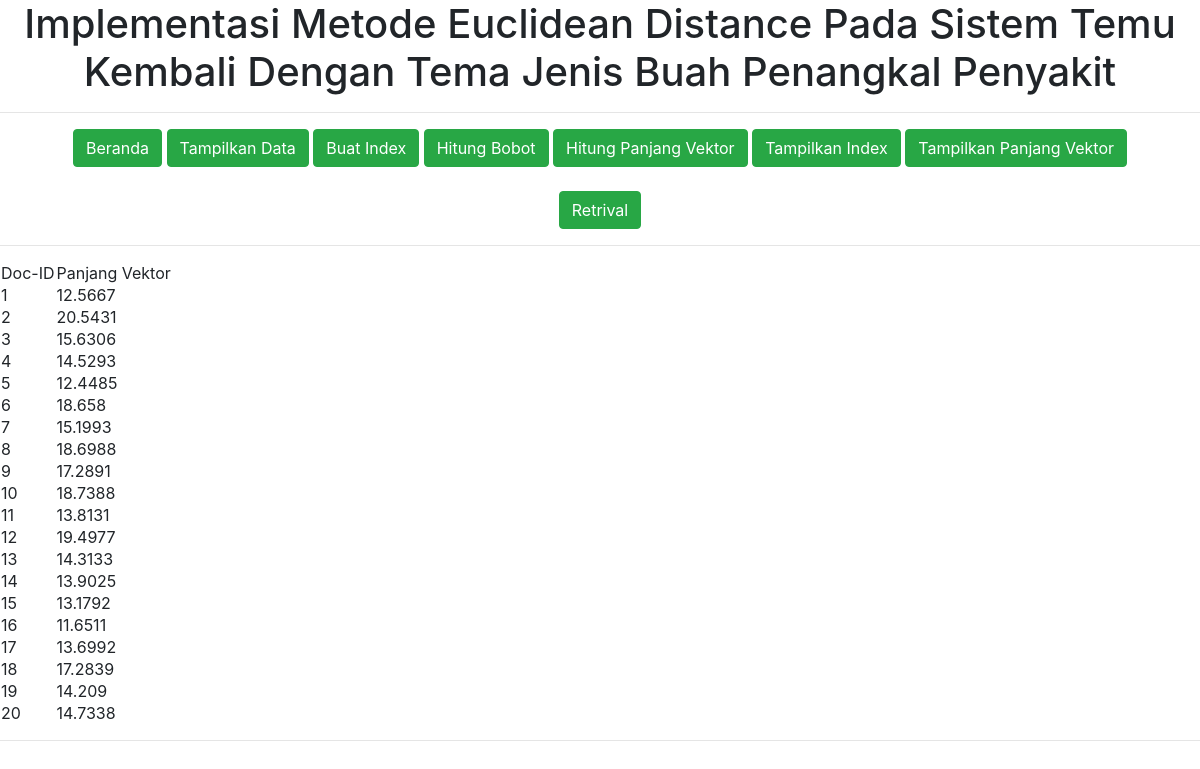
Page /index.php?act=showvektor on the committed database.
### tables this page shows
CREATE TABLE `tbvektor` (
  `DocId` int(11) NOT NULL,
  `Panjang` float NOT NULL
);

### index.php (the view, shortened to what this page needs)
<head>
    <link href="css/bootstrap.min.css" rel="stylesheet">
</head>
<body>
<h1 align=center>Implementasi Metode Euclidean Distance Pada Sistem Temu Kembali Dengan Tema Jenis Buah Penangkal Penyakit</h1>
<hr>
<div align=center>
<div class="container">
<a href="index.php" class="btn btn-success">Beranda</a>
<a href="index.php?act=corpus" class="btn btn-success">Tampilkan Data</a>
<a href="index.php?act=indexing" class="btn btn-success">Buat Index</a>
<a href="index.php?act=bobot" class="btn btn-success">Hitung Bobot</a>
<a href="index.php?act=panjangvektor" class="btn btn-success">Hitung Panjang Vektor</a>
<a href="index.php?act=showindex" class="btn btn-success">Tampilkan Index</a>
<a href="index.php?act=showvektor" class="btn btn-success">Tampilkan Panjang Vektor</a>
<br/>
<br/>
<a href="index.php?act=retrieve" class="btn btn-success">Retrival</a>
</div>
</div>
<hr />
<?php
include 'fungsi.php';
$apa = @$_GET["act"];
if ($apa == "corpus") {
	$result = mysqli_query($con,"SELECT * FROM tbberita ORDER BY Id");
	while($row = mysqli_fetch_array($result)) {
		echo $row['Id'] . ". <font color =blue>" . $row['Judul'] . "</font><br />" . $row['Berita'];
		echo "<hr />";
	}
}
else if ($apa == "indexing") {
	buatindex();
	print("<hr />");
}
else if ($apa == "bobot") {
	hitungbobot();
	print("<hr />");
}
else if ($apa == "panjangvektor") {
	panjangvektor();
	print("<hr />");
}
else if ($apa == "showvektor") {
	print("<table>");
	print("<tr><td>Doc-ID</td><td>Panjang Vektor</td></tr>");
	$result = mysqli_query($con,"SELECT * FROM tbvektor")or die (mysqli_error($con));
	while($row = mysqli_fetch_array($result)) {
		print("<tr>");
		print("<td>" . $row['DocId'] . "</td><td>" . $row['Panjang'] . "</td>");
		print("</tr>");
	}
	print("</table><hr />");
}
?>
</body>

### rows in the picture
tbvektor: DocId "1", Panjang "12.5667"
tbvektor: DocId "2", Panjang "20.5431"
tbvektor: DocId "3", Panjang "15.6306"
tbvektor: DocId "4", Panjang "14.5293"
tbvektor: DocId "5", Panjang "12.4485"
tbvektor: DocId "6", Panjang "18.658"
tbvektor: DocId "7", Panjang "15.1993"
tbvektor: DocId "8", Panjang "18.6988"
tbvektor: DocId "9", Panjang "17.2891"
tbvektor: DocId "10", Panjang "18.7388"
tbvektor: DocId "11", Panjang "13.8131"
tbvektor: DocId "12", Panjang "19.4977"
tbvektor: DocId "13", Panjang "14.3133"
tbvektor: DocId "14", Panjang "13.9025"
tbvektor: DocId "15", Panjang "13.1792"
tbvektor: DocId "16", Panjang "11.6511"
tbvektor: DocId "17", Panjang "13.6992"
tbvektor: DocId "18", Panjang "17.2839"
tbvektor: DocId "19", Panjang "14.209"
tbvektor: DocId "20", Panjang "14.7338"
